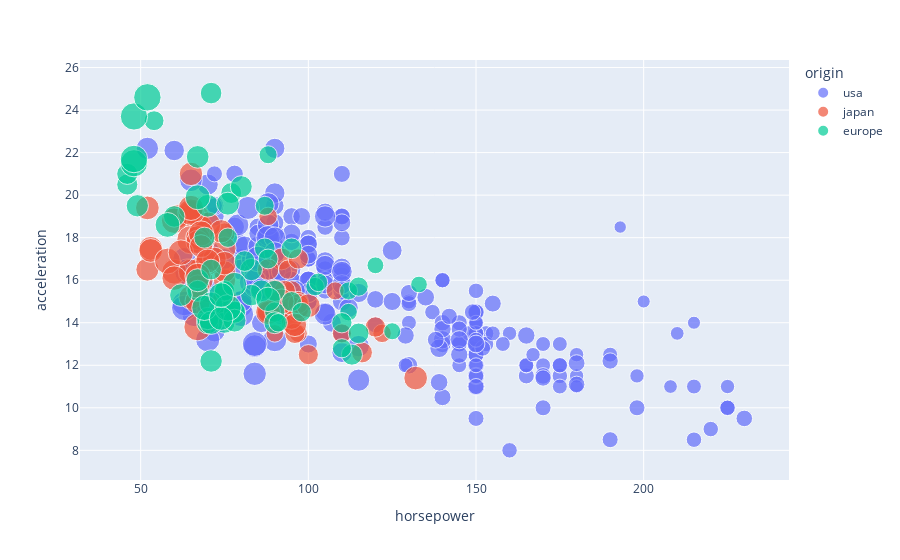

Source (notebook cell):
### Markdown cell above
### Show the car name as you hover the mouse over the points

> You may use the `hover_name` parameter

### Code cell
px.scatter (data_frame=df_cars, x= 'horsepower', y= 'acceleration', color = 'origin' , size = 'mpg' , hover_name= 'name',size_max = 20
           )

### Figure 1 — Plotly figure (JSON) as saved in the notebook; plotly's stock layout.template omitted (floating-point values rounded to 4 significant figures; data arrays with more than 128 entries replaced by an {"elided": "..."} marker saying what was removed)
{"data": [{"hovertemplate": "<b>%{hovertext}</b><br><br>origin=usa<br>horsepower=%{x}<br>acceleration=%{y}<br>mpg=%{marker.size}<extra></extra>", "hovertext": {"elided": "249 str values"}, "legendgroup": "usa", "marker": {"color": "#636efa", "size": {"elided": "249 float values"}, "sizemode": "area", "sizeref": 0.1165, "symbol": "circle"}, "mode": "markers", "name": "usa", "orientation": "v", "showlegend": true, "type": "scatter", "x": {"elided": "249 int values"}, "xaxis": "x", "y": {"elided": "249 float values"}, "yaxis": "y"}, {"hovertemplate": "<b>%{hovertext}</b><br><br>origin=japan<br>horsepower=%{x}<br>acceleration=%{y}<br>mpg=%{marker.size}<extra></extra>", "hovertext": ["toyota corona mark ii", "datsun pl510", "datsun pl510", "toyota corona", "toyota corolla 1200", "datsun 1200", "toyota corona hardtop", "mazda rx2 coupe", "datsun 510 (sw)", "toyouta corona mark ii (sw)", "toyota corolla 1600 (sw)", "toyota carina", "datsun 610", "maxda rx3", "toyota mark ii", "datsun b210", "toyota corolla 1200", "toyota corona", "datsun 710", "honda civic", "subaru", "toyota corolla", "toyota corona", "datsun 710", "honda civic cvcc", "honda civic", "datsun b-210", "toyota corolla", "toyota mark ii", "honda accord cvcc", "datsun f-10 hatchback", "toyota corolla liftback", "subaru dl", "datsun 810", "mazda rx-4", "mazda glc deluxe", "datsun b210 gx", "honda civic cvcc", "toyota corona", "datsun 510", "toyota celica gt liftback", "datsun 200-sx", "honda accord lx", "maxda glc deluxe", "datsun 210", "toyota corolla tercel", "datsun 310", "toyota corona liftback", "mazda 626", "datsun 510 hatchback", "toyota corolla", "mazda glc", "datsun 210", "honda civic 1500 gl", "subaru dl", "datsun 280-zx", "mazda rx-7 gs", "honda accord", "toyota starlet", "honda civic 1300", "subaru", "datsun 210 mpg", "toyota tercel", "mazda glc 4", "honda prelude", "toyota corolla", "datsun 200sx", "mazda 626", "toyota cressida", "datsun 810 maxima", "mazda glc custom l", "mazda glc custom", "nissan stanza xe", "honda accord", "toyota corolla", "honda civic", "honda civic (auto)", "datsun 310 gx", "toyota celica gt"], "legendgroup": "japan", "marker": {"color": "#EF553B", "size": [24, 27, 27, 25, 31, 35, 24, 19, 28, 23, 27, 20, 22, 18, 20, 31, 32, 31, 32, 24, 26, 29, 24, 24, 33, 33, 32, 28, 19, 31.5, 33.5, 26, 30, 22, 21.5, 32.8, 39.4, 36.1, 27.5, 27.2, 21.1, 23.9, 29.5, 34.1, 31.8, 38.1, 37.2, 29.8, 31.3, 37, 32.2, 46.6, 40.8, 44.6, 33.8, 32.7, 23.7, 32.4, 39.1, 35.1, 32.3, 37, 37.7, 34.1, 33.7, 32.4, 32.9, 31.6, 25.4, 24.2, 37, 31, 36, 36, 34, 38, 32, 38, 32], "sizemode": "area", "sizeref": 0.1165, "symbol": "circle"}, "mode": "markers", "name": "japan", "orientation": "v", "showlegend": true, "type": "scatter", "x": [95, 88, 88, 95, 65, 69, 95, 97, 92, 97, 88, 88, 94, 90, 122, 67, 65, 52, 61, 97, 93, 75, 96, 97, 53, 53, 70, 75, 108, 68, 70, 75, 67, 97, 110, 52, 70, 60, 95, 97, 95, 97, 68, 65, 65, 60, 65, 90, 75, 92, 75, 65, 65, 67, 67, 132, 100, 72, 58, 60, 67, 65, 62, 68, 75, 75, 100, 74, 116, 120, 68, 68, 88, 75, 70, 67, 67, 67, 96], "xaxis": "x", "y": [15, 14.5, 14.5, 14, 19, 18, 15.5, 13.5, 17, 14.5, 16.5, 19, 16.5, 13.5, 13.5, 19, 21, 16.5, 19, 15, 15.5, 16, 13.5, 17, 17.5, 17.4, 17, 16.4, 15.5, 18.5, 16.8, 18.2, 16.4, 14.5, 13.5, 19.4, 18.6, 16.4, 14.2, 14.7, 14.8, 14.9, 16.6, 15.2, 19.2, 18.8, 16.4, 15.5, 17.5, 15, 15.2, 17.9, 19.2, 13.8, 18, 11.4, 12.5, 17, 16.9, 16.1, 17.8, 19.4, 17.3, 16, 14.4, 16.8, 14.8, 18.3, 12.6, 13.8, 18.2, 17.6, 14.5, 14.5, 16.9, 15, 15.7, 16.2, 13.9], "yaxis": "y"}, {"hovertemplate": "<b>%{hovertext}</b><br><br>origin=europe<br>horsepower=%{x}<br>acceleration=%{y}<br>mpg=%{marker.size}<extra></extra>", "hovertext": ["volkswagen 1131 deluxe sedan", "peugeot 504", "audi 100 ls", "saab 99e", "bmw 2002", "opel 1900", "peugeot 304", "fiat 124b", "volkswagen model 111", "volkswagen type 3", "volvo 145e (sw)", "volkswagen 411 (sw)", "peugeot 504 (sw)", "renault 12 (sw)", "volkswagen super beetle", "fiat 124 sport coupe", "fiat 128", "opel manta", "audi 100ls", "volvo 144ea", "saab 99le", "audi fox", "volkswagen dasher", "opel manta", "fiat 128", "fiat 124 tc", "fiat x1.9", "volkswagen dasher", "volkswagen rabbit", "audi 100ls", "peugeot 504", "volvo 244dl", "saab 99le", "fiat 131", "opel 1900", "renault 12tl", "vw rabbit", "volkswagen rabbit", "volvo 245", "peugeot 504", "mercedes-benz 280s", "renault 5 gtl", "volkswagen rabbit custom", "volkswagen dasher", "bmw 320i", "volkswagen rabbit custom diesel", "audi 5000", "volvo 264gl", "saab 99gle", "peugeot 604sl", "volkswagen scirocco", "vw rabbit custom", "mercedes benz 300d", "peugeot 504", "fiat strada custom", "vw rabbit", "audi 4000", "vw rabbit c (diesel)", "vw dasher (diesel)", "audi 5000s (diesel)", "mercedes-benz 240d", "renault lecar deluxe", "vokswagen rabbit", "triumph tr7 coupe", "volkswagen jetta", "renault 18i", "peugeot 505s turbo diesel", "volvo diesel", "volkswagen rabbit l", "vw pickup"], "legendgroup": "europe", "marker": {"color": "#00cc96", "size": [26, 25, 24, 25, 26, 28, 30, 30, 27, 23, 18, 22, 21, 26, 26, 26, 29, 24, 20, 19, 24, 29, 26, 26, 24, 26, 31, 25, 29, 23, 23, 22, 25, 28, 25, 27, 29, 29.5, 20, 19, 16.5, 36, 29, 30.5, 21.5, 43.1, 20.3, 17, 21.6, 16.2, 31.5, 31.9, 25.4, 27.2, 37.3, 41.5, 34.3, 44.3, 43.4, 36.4, 30, 40.9, 29.8, 35, 33, 34.5, 28.1, 30.7, 36, 44], "sizemode": "area", "sizeref": 0.1165, "symbol": "circle"}, "mode": "markers", "name": "europe", "orientation": "v", "showlegend": true, "type": "scatter", "x": [46, 87, 90, 95, 113, 90, 70, 76, 60, 54, 112, 76, 87, 69, 46, 90, 49, 75, 91, 112, 110, 83, 67, 78, 75, 75, 67, 71, 70, 95, 88, 98, 115, 86, 81, 83, 70, 71, 102, 88, 120, 58, 78, 78, 110, 48, 103, 125, 115, 133, 71, 71, 77, 71, 69, 76, 78, 48, 48, 67, 67, null, 62, 88, 74, null, 80, 76, 74, 52], "xaxis": "x", "y": [20.5, 17.5, 14.5, 17.5, 12.5, 14, 19.5, 14.5, 19, 23.5, 14.5, 18, 19.5, 18, 21, 15.5, 19.5, 15.5, 14, 15.5, 14, 16.5, 15.5, 14.5, 15.5, 14, 16, 16.5, 14, 15, 17, 14.5, 13.5, 15.5, 16.9, 15.3, 14.2, 12.2, 15.7, 21.9, 16.7, 18.6, 14.5, 14.1, 12.8, 21.5, 15.9, 13.6, 15.7, 15.8, 14.9, 14, 20.1, 24.8, 14.7, 14.7, 15.8, 21.7, 23.7, 19.9, 21.8, 17.3, 15.3, 15.1, 14.2, 15.8, 20.4, 19.6, 15.3, 24.6], "yaxis": "y"}], "layout": {"autosize": true, "legend": {"itemsizing": "constant", "title": {"text": "origin"}, "tracegroupgap": 0}, "margin": {"t": 60}, "xaxis": {"anchor": "y", "autorange": true, "domain": [0, 1], "range": [33.32, 242.2], "title": {"text": "horsepower"}, "type": "linear"}, "yaxis": {"anchor": "x", "autorange": true, "domain": [0, 1], "range": [6.123, 27.12], "title": {"text": "acceleration"}, "type": "linear"}}}
